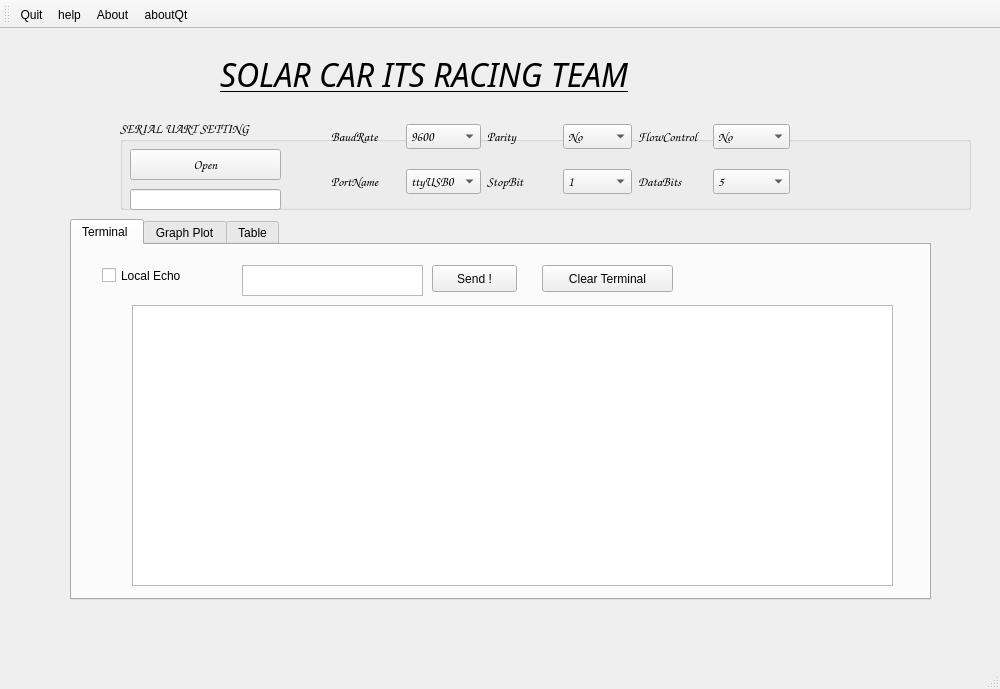
<?xml version="1.0" encoding="UTF-8"?>
<ui version="4.0">
 <class>interfacing</class>
 <widget class="QMainWindow" name="interfacing">
  <property name="geometry">
   <rect>
    <x>0</x>
    <y>0</y>
    <width>1000</width>
    <height>689</height>
   </rect>
  </property>
  <property name="minimumSize">
   <size>
    <width>1000</width>
    <height>0</height>
   </size>
  </property>
  <property name="windowTitle">
   <string>interfacing</string>
  </property>
  <widget class="QWidget" name="centralWidget">
   <widget class="QTabWidget" name="tabWidget">
    <property name="geometry">
     <rect>
      <x>70</x>
      <y>190</y>
      <width>861</width>
      <height>381</height>
     </rect>
    </property>
    <property name="currentIndex">
     <number>0</number>
    </property>
    <widget class="QWidget" name="tab">
     <attribute name="title">
      <string>Terminal </string>
     </attribute>
     <widget class="QPlainTextEdit" name="txt_Terminal">
      <property name="geometry">
       <rect>
        <x>60</x>
        <y>60</y>
        <width>761</width>
        <height>281</height>
       </rect>
      </property>
     </widget>
     <widget class="QCheckBox" name="chkLocalEcho">
      <property name="geometry">
       <rect>
        <x>30</x>
        <y>20</y>
        <width>101</width>
        <height>21</height>
       </rect>
      </property>
      <property name="text">
       <string>Local Echo</string>
      </property>
     </widget>
     <widget class="QPushButton" name="btn_send">
      <property name="geometry">
       <rect>
        <x>360</x>
        <y>20</y>
        <width>85</width>
        <height>27</height>
       </rect>
      </property>
      <property name="text">
       <string>Send !</string>
      </property>
     </widget>
     <widget class="QPlainTextEdit" name="txt_kirimstring">
      <property name="geometry">
       <rect>
        <x>170</x>
        <y>20</y>
        <width>181</width>
        <height>31</height>
       </rect>
      </property>
     </widget>
     <widget class="QPushButton" name="btn_clear">
      <property name="geometry">
       <rect>
        <x>470</x>
        <y>20</y>
        <width>131</width>
        <height>27</height>
       </rect>
      </property>
      <property name="text">
       <string>Clear Terminal</string>
      </property>
     </widget>
    </widget>
    <widget class="QWidget" name="tab_2">
     <attribute name="title">
      <string>Graph Plot</string>
     </attribute>
    </widget>
    <widget class="QWidget" name="tab_3">
     <attribute name="title">
      <string>Table</string>
     </attribute>
    </widget>
   </widget>
   <widget class="QGroupBox" name="groupBox_2">
    <property name="geometry">
     <rect>
      <x>120</x>
      <y>90</y>
      <width>851</width>
      <height>91</height>
     </rect>
    </property>
    <property name="font">
     <font>
      <family>Comic Sans MS</family>
      <pointsize>10</pointsize>
     </font>
    </property>
    <property name="title">
     <string>SERIAL UART SETTING</string>
    </property>
    <widget class="QPushButton" name="btn_Open">
     <property name="geometry">
      <rect>
       <x>10</x>
       <y>30</y>
       <width>151</width>
       <height>31</height>
      </rect>
     </property>
     <property name="text">
      <string>Open</string>
     </property>
    </widget>
    <widget class="QLineEdit" name="txt_portname">
     <property name="geometry">
      <rect>
       <x>10</x>
       <y>70</y>
       <width>151</width>
       <height>21</height>
      </rect>
     </property>
    </widget>
    <widget class="QWidget" name="gridLayoutWidget">
     <property name="geometry">
      <rect>
       <x>200</x>
       <y>-20</y>
       <width>481</width>
       <height>121</height>
      </rect>
     </property>
     <layout class="QGridLayout" name="gridLayout">
      <item row="0" column="4">
       <widget class="QLabel" name="label_16">
        <property name="text">
         <string>FlowControl</string>
        </property>
       </widget>
      </item>
      <item row="0" column="3">
       <widget class="QComboBox" name="cmb_Parity">
        <property name="currentText">
         <string>No</string>
        </property>
        <item>
         <property name="text">
          <string>No</string>
         </property>
        </item>
        <item>
         <property name="text">
          <string>Even</string>
         </property>
        </item>
        <item>
         <property name="text">
          <string>Odd</string>
         </property>
        </item>
        <item>
         <property name="text">
          <string>Space</string>
         </property>
        </item>
        <item>
         <property name="text">
          <string>Mark</string>
         </property>
        </item>
       </widget>
      </item>
      <item row="0" column="0">
       <widget class="QLabel" name="label_4">
        <property name="text">
         <string>BaudRate</string>
        </property>
       </widget>
      </item>
      <item row="0" column="1">
       <widget class="QComboBox" name="cmb_Baud">
        <property name="currentText">
         <string>9600</string>
        </property>
        <item>
         <property name="text">
          <string>9600</string>
         </property>
        </item>
        <item>
         <property name="text">
          <string>38400</string>
         </property>
        </item>
        <item>
         <property name="text">
          <string>57600</string>
         </property>
        </item>
        <item>
         <property name="text">
          <string>115200</string>
         </property>
        </item>
       </widget>
      </item>
      <item row="1" column="4">
       <widget class="QLabel" name="label_17">
        <property name="text">
         <string>DataBits</string>
        </property>
       </widget>
      </item>
      <item row="0" column="2">
       <widget class="QLabel" name="label_6">
        <property name="text">
         <string>Parity</string>
        </property>
       </widget>
      </item>
      <item row="1" column="0">
       <widget class="QLabel" name="label_5">
        <property name="text">
         <string>PortName</string>
        </property>
       </widget>
      </item>
      <item row="1" column="1">
       <widget class="QComboBox" name="cmb_Port">
        <item>
         <property name="text">
          <string>ttyUSB0</string>
         </property>
        </item>
        <item>
         <property name="text">
          <string>ttyUSB1</string>
         </property>
        </item>
        <item>
         <property name="text">
          <string>ttyUSB2</string>
         </property>
        </item>
        <item>
         <property name="text">
          <string>ttyATK0</string>
         </property>
        </item>
        <item>
         <property name="text">
          <string>ttyATK1</string>
         </property>
        </item>
        <item>
         <property name="text">
          <string>ttyATK2</string>
         </property>
        </item>
        <item>
         <property name="text">
          <string>ttyACM0</string>
         </property>
        </item>
        <item>
         <property name="text">
          <string>ttyACM1</string>
         </property>
        </item>
        <item>
         <property name="text">
          <string>ttyACM2</string>
         </property>
        </item>
       </widget>
      </item>
      <item row="1" column="2">
       <widget class="QLabel" name="label_7">
        <property name="text">
         <string>StopBit</string>
        </property>
       </widget>
      </item>
      <item row="1" column="3">
       <widget class="QComboBox" name="cmb_StopBit">
        <property name="layoutDirection">
         <enum>Qt::LeftToRight</enum>
        </property>
        <property name="sizeAdjustPolicy">
         <enum>QComboBox::AdjustToMinimumContentsLengthWithIcon</enum>
        </property>
        <item>
         <property name="text">
          <string>1</string>
         </property>
        </item>
        <item>
         <property name="text">
          <string>1.5</string>
         </property>
        </item>
        <item>
         <property name="text">
          <string>2</string>
         </property>
        </item>
       </widget>
      </item>
      <item row="0" column="5">
       <widget class="QComboBox" name="cmb_FlowControl">
        <property name="currentText">
         <string>No</string>
        </property>
        <item>
         <property name="text">
          <string>No</string>
         </property>
        </item>
        <item>
         <property name="text">
          <string>Hardware</string>
         </property>
        </item>
        <item>
         <property name="text">
          <string>Software</string>
         </property>
        </item>
       </widget>
      </item>
      <item row="1" column="5">
       <widget class="QComboBox" name="cmb_DataBits">
        <property name="currentText">
         <string>5</string>
        </property>
        <item>
         <property name="text">
          <string>5</string>
         </property>
        </item>
        <item>
         <property name="text">
          <string>6</string>
         </property>
        </item>
        <item>
         <property name="text">
          <string>7</string>
         </property>
        </item>
        <item>
         <property name="text">
          <string>8</string>
         </property>
        </item>
       </widget>
      </item>
     </layout>
    </widget>
   </widget>
   <widget class="QLabel" name="label">
    <property name="geometry">
     <rect>
      <x>220</x>
      <y>20</y>
      <width>581</width>
      <height>51</height>
     </rect>
    </property>
    <property name="font">
     <font>
      <family>Purisa</family>
      <pointsize>24</pointsize>
      <italic>true</italic>
      <underline>true</underline>
     </font>
    </property>
    <property name="text">
     <string>SOLAR CAR ITS RACING TEAM</string>
    </property>
   </widget>
  </widget>
  <widget class="QMenuBar" name="menuBar">
   <property name="geometry">
    <rect>
     <x>0</x>
     <y>0</y>
     <width>1000</width>
     <height>23</height>
    </rect>
   </property>
  </widget>
  <widget class="QToolBar" name="mainToolBar">
   <attribute name="toolBarArea">
    <enum>TopToolBarArea</enum>
   </attribute>
   <attribute name="toolBarBreak">
    <bool>false</bool>
   </attribute>
   <addaction name="actionQuit"/>
   <addaction name="actionHelp"/>
   <addaction name="actionAbout"/>
   <addaction name="actionAboutQt"/>
  </widget>
  <widget class="QStatusBar" name="statusBar"/>
  <action name="actionAbout">
   <property name="text">
    <string>About</string>
   </property>
  </action>
  <action name="actionHelp">
   <property name="text">
    <string>help</string>
   </property>
  </action>
  <action name="actionEdit">
   <property name="text">
    <string>edit</string>
   </property>
  </action>
  <action name="actionQuit">
   <property name="text">
    <string>Quit</string>
   </property>
  </action>
  <action name="actionAboutQt">
   <property name="text">
    <string>aboutQt</string>
   </property>
  </action>
 </widget>
 <layoutdefault spacing="6" margin="11"/>
 <resources/>
 <connections/>
</ui>
